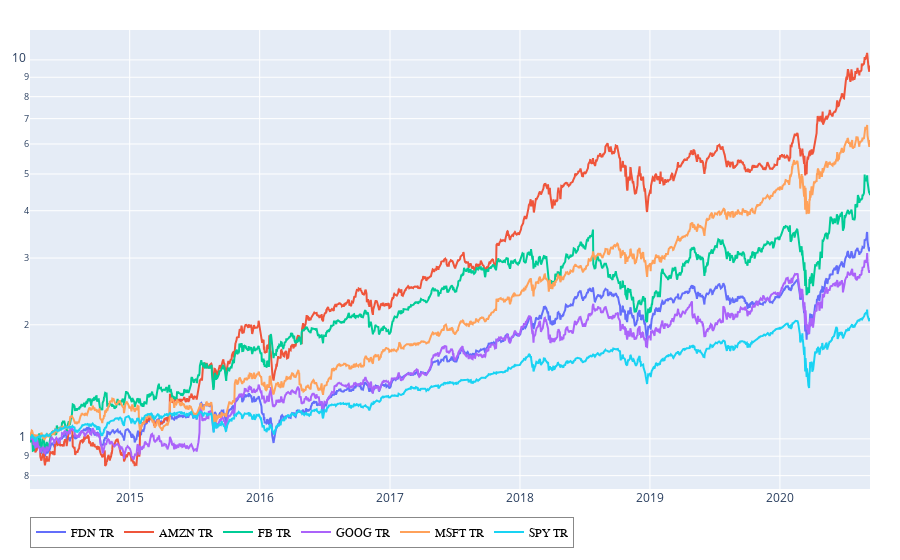

The notebook cell saved with this chart:
### Code cell
show("FDN", "AMZN", "FB", "GOOG", "MSFT", "SPY")

### Figure 1 — Plotly figure (JSON) as saved in the notebook; plotly's stock layout.template omitted (floating-point values rounded to 4 significant figures; data arrays with more than 128 entries replaced by an {"elided": "..."} marker saying what was removed)
{"data": [{"connectgaps": false, "mode": "lines", "name": "FDN TR", "text": "FDN TR", "textposition": "middle right", "type": "scatter", "x": {"elided": "2360 str values"}, "y": {"elided": "2360 float values"}}, {"connectgaps": false, "mode": "lines", "name": "AMZN TR", "text": "AMZN TR", "textposition": "middle right", "type": "scatter", "x": {"elided": "2360 str values"}, "y": {"elided": "2360 float values"}}, {"connectgaps": false, "mode": "lines", "name": "FB TR", "text": "FB TR", "textposition": "middle right", "type": "scatter", "x": {"elided": "2360 str values"}, "y": {"elided": "2360 float values"}}, {"connectgaps": false, "mode": "lines", "name": "GOOG TR", "text": "GOOG TR", "textposition": "middle right", "type": "scatter", "x": {"elided": "2360 str values"}, "y": {"elided": "2360 float values"}}, {"connectgaps": false, "mode": "lines", "name": "MSFT TR", "text": "MSFT TR", "textposition": "middle right", "type": "scatter", "x": {"elided": "2360 str values"}, "y": {"elided": "2360 float values"}}, {"connectgaps": false, "mode": "lines", "name": "SPY TR", "text": "SPY TR", "textposition": "middle right", "type": "scatter", "x": {"elided": "2360 str values"}, "y": {"elided": "2360 float values"}}], "layout": {"hovermode": "closest", "legend": {"bgcolor": "rgb(255,255,255,50)", "bordercolor": "#888888", "borderwidth": 1, "font": {"color": "#000", "family": "sans-serif", "size": 12}, "orientation": "h", "traceorder": "normal", "x": 0, "y": -0.06, "yanchor": "top"}, "margin": {"b": 30, "l": 30, "pad": 0, "r": 30, "t": 30}, "showlegend": true, "xaxis": {"rangemode": "normal"}, "yaxis": {"autorange": true, "rangemode": "normal", "type": "log"}}}
